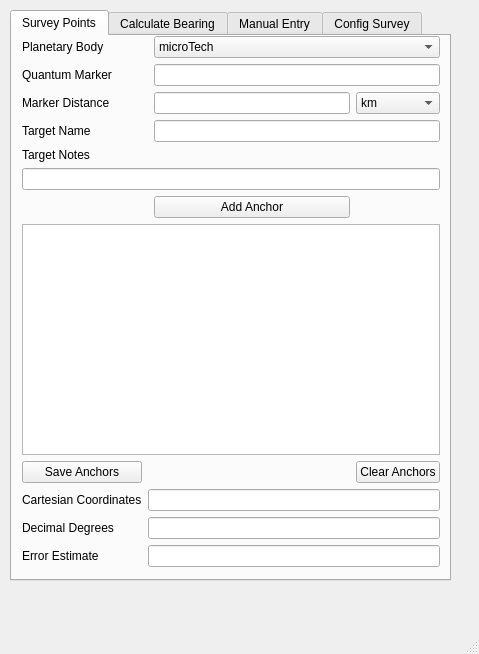
<?xml version="1.0" encoding="UTF-8"?>
<ui version="4.0">
 <class>MainWindow</class>
 <widget class="QMainWindow" name="MainWindow">
  <property name="geometry">
   <rect>
    <x>0</x>
    <y>0</y>
    <width>479</width>
    <height>654</height>
   </rect>
  </property>
  <property name="windowTitle">
   <string>MainWindow</string>
  </property>
  <widget class="QWidget" name="centralwidget">
   <widget class="QTabWidget" name="tabWidget">
    <property name="geometry">
     <rect>
      <x>10</x>
      <y>10</y>
      <width>441</width>
      <height>571</height>
     </rect>
    </property>
    <property name="currentIndex">
     <number>0</number>
    </property>
    <widget class="QWidget" name="tab">
     <attribute name="title">
      <string>Survey Points</string>
     </attribute>
     <widget class="QWidget" name="layoutWidget">
      <property name="geometry">
       <rect>
        <x>10</x>
        <y>0</y>
        <width>418</width>
        <height>531</height>
       </rect>
      </property>
      <layout class="QGridLayout" name="gridLayout">
       <item row="11" column="0">
        <widget class="QLabel" name="label_7">
         <property name="text">
          <string>Error Estimate</string>
         </property>
        </widget>
       </item>
       <item row="7" column="0" colspan="4">
        <widget class="QTableWidget" name="tbl_anchor_points"/>
       </item>
       <item row="3" column="2" colspan="2">
        <widget class="QLineEdit" name="txt_notes"/>
       </item>
       <item row="3" column="0">
        <widget class="QLabel" name="label_4">
         <property name="text">
          <string>Target Name</string>
         </property>
        </widget>
       </item>
       <item row="1" column="0" colspan="2">
        <widget class="QLabel" name="label_2">
         <property name="text">
          <string>Quantum Marker</string>
         </property>
        </widget>
       </item>
       <item row="8" column="0">
        <widget class="QPushButton" name="btn_save_anchors">
         <property name="text">
          <string>Save Anchors</string>
         </property>
        </widget>
       </item>
       <item row="2" column="0" colspan="2">
        <widget class="QLabel" name="label_3">
         <property name="text">
          <string>Marker Distance</string>
         </property>
        </widget>
       </item>
       <item row="8" column="3">
        <widget class="QPushButton" name="btn_clear_anchors">
         <property name="text">
          <string>Clear Anchors</string>
         </property>
        </widget>
       </item>
       <item row="0" column="2" colspan="2">
        <widget class="QComboBox" name="cbo_planet">
         <item>
          <property name="text">
           <string>microTech</string>
          </property>
         </item>
        </widget>
       </item>
       <item row="1" column="2" colspan="2">
        <widget class="QLineEdit" name="txt_q_marker"/>
       </item>
       <item row="2" column="2">
        <widget class="QLineEdit" name="txt_q_dist"/>
       </item>
       <item row="9" column="0">
        <widget class="QLabel" name="label_5">
         <property name="text">
          <string>Cartesian Coordinates</string>
         </property>
        </widget>
       </item>
       <item row="0" column="0">
        <widget class="QLabel" name="label">
         <property name="text">
          <string>Planetary Body</string>
         </property>
        </widget>
       </item>
       <item row="10" column="1" colspan="3">
        <widget class="QLineEdit" name="lineEdit_2"/>
       </item>
       <item row="6" column="2">
        <widget class="QPushButton" name="pushButton">
         <property name="text">
          <string>Add Anchor</string>
         </property>
        </widget>
       </item>
       <item row="10" column="0">
        <widget class="QLabel" name="label_6">
         <property name="text">
          <string>Decimal Degrees</string>
         </property>
        </widget>
       </item>
       <item row="2" column="3">
        <widget class="QComboBox" name="cbo_dist_unit">
         <item>
          <property name="text">
           <string>km</string>
          </property>
         </item>
         <item>
          <property name="text">
           <string>m</string>
          </property>
         </item>
        </widget>
       </item>
       <item row="11" column="1" colspan="3">
        <widget class="QLineEdit" name="lineEdit_3"/>
       </item>
       <item row="9" column="1" colspan="3">
        <widget class="QLineEdit" name="lineEdit"/>
       </item>
       <item row="4" column="0">
        <widget class="QLabel" name="label_8">
         <property name="text">
          <string>Target Notes</string>
         </property>
        </widget>
       </item>
       <item row="5" column="0" colspan="4">
        <widget class="QLineEdit" name="lineEdit_4"/>
       </item>
      </layout>
     </widget>
    </widget>
    <widget class="QWidget" name="tab_2">
     <attribute name="title">
      <string>Calculate Bearing</string>
     </attribute>
     <widget class="QWidget" name="layoutWidget">
      <property name="geometry">
       <rect>
        <x>20</x>
        <y>40</y>
        <width>381</width>
        <height>301</height>
       </rect>
      </property>
      <layout class="QGridLayout" name="gridLayout_2">
       <item row="4" column="2">
        <widget class="QLineEdit" name="heading_2_target"/>
       </item>
       <item row="3" column="0" colspan="3">
        <widget class="QComboBox" name="cbo_dest_name"/>
       </item>
       <item row="1" column="0" colspan="3">
        <widget class="QComboBox" name="cbo_orig_name"/>
       </item>
       <item row="0" column="2">
        <widget class="QComboBox" name="cbo_orig_type">
         <item>
          <property name="text">
           <string>Quantum Marker</string>
          </property>
         </item>
         <item>
          <property name="text">
           <string>Survey Point</string>
          </property>
         </item>
        </widget>
       </item>
       <item row="5" column="2">
        <widget class="QLineEdit" name="dist_2_target"/>
       </item>
       <item row="0" column="0" colspan="2">
        <widget class="QLabel" name="label_9">
         <property name="text">
          <string>Origin</string>
         </property>
        </widget>
       </item>
       <item row="4" column="0" colspan="2">
        <widget class="QLabel" name="label_11">
         <property name="text">
          <string>Course/Bearing</string>
         </property>
        </widget>
       </item>
       <item row="2" column="0" colspan="2">
        <widget class="QLabel" name="label_10">
         <property name="text">
          <string>Destination</string>
         </property>
        </widget>
       </item>
       <item row="5" column="0" colspan="2">
        <widget class="QLabel" name="label_12">
         <property name="text">
          <string>Distance</string>
         </property>
        </widget>
       </item>
       <item row="2" column="2">
        <widget class="QComboBox" name="cbo_dest_type">
         <item>
          <property name="text">
           <string>Quantum Marker</string>
          </property>
         </item>
         <item>
          <property name="text">
           <string>Survey Point</string>
          </property>
         </item>
        </widget>
       </item>
       <item row="6" column="0" colspan="3">
        <widget class="QPushButton" name="btn_calc_heading">
         <property name="text">
          <string>Calculate Heading</string>
         </property>
        </widget>
       </item>
      </layout>
     </widget>
    </widget>
    <widget class="QWidget" name="tab_3">
     <attribute name="title">
      <string>Manual Entry</string>
     </attribute>
     <widget class="QWidget" name="layoutWidget">
      <property name="geometry">
       <rect>
        <x>1</x>
        <y>20</y>
        <width>411</width>
        <height>280</height>
       </rect>
      </property>
      <layout class="QGridLayout" name="gridLayout_3">
       <item row="1" column="2">
        <widget class="QLineEdit" name="target_name_manual"/>
       </item>
       <item row="6" column="2">
        <widget class="QLineEdit" name="txt_dec_degrees"/>
       </item>
       <item row="4" column="1" colspan="2">
        <widget class="QLineEdit" name="txt_man_y"/>
       </item>
       <item row="5" column="1" colspan="2">
        <widget class="QLineEdit" name="txt_man_z"/>
       </item>
       <item row="1" column="0" colspan="2">
        <widget class="QLabel" name="label_14">
         <property name="text">
          <string>Target Name</string>
         </property>
        </widget>
       </item>
       <item row="7" column="0" colspan="3">
        <widget class="QPushButton" name="btn_man_add">
         <property name="text">
          <string>Add Location</string>
         </property>
        </widget>
       </item>
       <item row="3" column="0">
        <widget class="QLabel" name="label_15">
         <property name="text">
          <string>X</string>
         </property>
        </widget>
       </item>
       <item row="0" column="0" colspan="2">
        <widget class="QLabel" name="label_13">
         <property name="text">
          <string>Planetary Body</string>
         </property>
        </widget>
       </item>
       <item row="2" column="0" colspan="3">
        <widget class="QLabel" name="label_16">
         <property name="text">
          <string>Cartesian Coordinates (enter in meters, relative to planet)</string>
         </property>
        </widget>
       </item>
       <item row="0" column="2">
        <widget class="QComboBox" name="cbo_planet_2">
         <item>
          <property name="text">
           <string>microTech</string>
          </property>
         </item>
        </widget>
       </item>
       <item row="4" column="0">
        <widget class="QLabel" name="label_18">
         <property name="text">
          <string>Y</string>
         </property>
        </widget>
       </item>
       <item row="3" column="1" colspan="2">
        <widget class="QLineEdit" name="txt_man_x"/>
       </item>
       <item row="5" column="0">
        <widget class="QLabel" name="label_19">
         <property name="text">
          <string>Z</string>
         </property>
        </widget>
       </item>
       <item row="6" column="0" colspan="2">
        <widget class="QLabel" name="label_17">
         <property name="text">
          <string>Decimal Degrees</string>
         </property>
        </widget>
       </item>
      </layout>
     </widget>
    </widget>
    <widget class="QWidget" name="tab_4">
     <attribute name="title">
      <string>Config Survey</string>
     </attribute>
     <widget class="QLabel" name="label_20">
      <property name="geometry">
       <rect>
        <x>20</x>
        <y>40</y>
        <width>391</width>
        <height>81</height>
       </rect>
      </property>
      <property name="text">
       <string>Place holder tab to streamline session/survey configuration paramamters - TBD</string>
      </property>
     </widget>
    </widget>
   </widget>
  </widget>
  <widget class="QMenuBar" name="menubar">
   <property name="geometry">
    <rect>
     <x>0</x>
     <y>0</y>
     <width>479</width>
     <height>21</height>
    </rect>
   </property>
  </widget>
  <widget class="QStatusBar" name="statusbar"/>
 </widget>
 <resources/>
 <connections/>
</ui>
